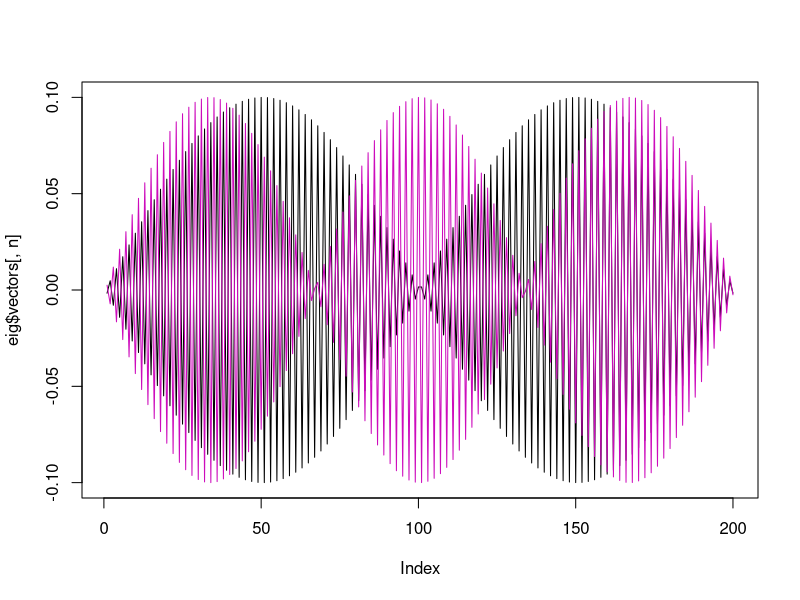

Here is the R script that generated this plot:
#' This script shows that the eigenvectors of a Toeplitz matrix have a Fourier basis structure under t-distribution
#' assumptions, as described in A. Meucci, "Risk and Asset Allocation", Springer, 2005,  Chapter 3.
#'
#' @references
#' A. Meucci - "Exercises in Advanced Risk and Portfolio Management" \url{http://symmys.com/node/170},
#' "E 130 - Eigenvectors for Toeplitz structure".
#'
#' See Meucci's script for "S_Toeplitz.R"
#'
#' @author Xavier Valls \email{flamejat@@gmail.com}


###############################################################################################################
### Inputs

N = 200; # dimension of the matrix
Decay = 0.9; # decay factor

###############################################################################################################
T = diag( 1, N);
for( n in 1 : (N - 1) )
{

    T = T + Decay^n * ( cbind(  matrix( 0, N, N -( N-n ) ), diag( 1, N , N-n) ) +
      cbind( rbind( matrix(0, N-(N-n), N-n ), diag( 1, N-n)), matrix(0, N, N-(N-n) ) )) ;

}
eig = eigen( T );

###############################################################################################################

#R sorts the eigen vectors, so the results aren't going to be exactly the same as in MATLAB

dev.new();
plot( eig$vectors[ , n ], type = "l", col = runif(1)*100 );
lines( eig$vectors[ , n-1 ], type = "l", col = runif(1)*100 );
